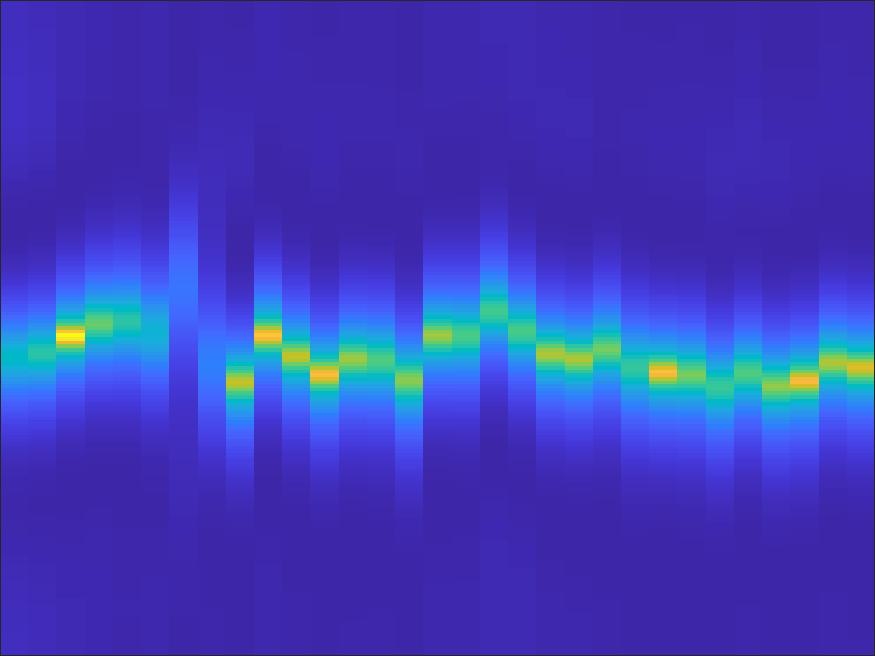
#> input picture pic/h/a108.jpg, 875 x 656 px, given as the content of the folder ./pic_from_448, which was not available
$ python merge_RGB_train_150.py   (older library calls are emulated)
#> lines starting #> are read from the running program, lines starting #| are printed output that depends on the picture; pictures that were not available may be replaced by others from this repository, and a replacement may not be noted
import os
from PIL import Image
import numpy as np

classes = ['h','hq','q','qh','qy','qz','y','yz','z','zy']
source_imgs_dir='./pic_from_448'
target_imgs_dir='./data_from_448'
# 三张图的RGB融合的比例
adv_bili = [1, 1, 1]
# train_test_rate = 0


if not os.path.exists(target_imgs_dir):
    os.mkdir(target_imgs_dir)
if not os.path.exists(os.path.join(target_imgs_dir,"train")):
    os.mkdir(os.path.join(target_imgs_dir,"train"))
if not os.path.exists(os.path.join(target_imgs_dir,"test")):
    os.mkdir(os.path.join(target_imgs_dir,"test"))


for file_set in os.listdir(source_imgs_dir):
    temp_dir = source_imgs_dir + '/' + file_set
    tar_dir = target_imgs_dir + '/train/' + file_set
    if not os.path.exists(tar_dir):
        os.mkdir(tar_dir)
    tar_dir = target_imgs_dir + '/test/' + file_set
    if not os.path.exists(tar_dir):
        os.mkdir(tar_dir)
    print(f"processing: {file_set}")
    len_t = len(os.listdir(temp_dir)) // 3
    # print(len_t)
    for i, file in enumerate(os.listdir(temp_dir)):
        if not 'a' in file:
            continue
        file1 = file
        file2 = file.replace('a','d')
        file3 = file.replace('a','v')
        img1 = Image.open(temp_dir + '/' + file1).convert('L')
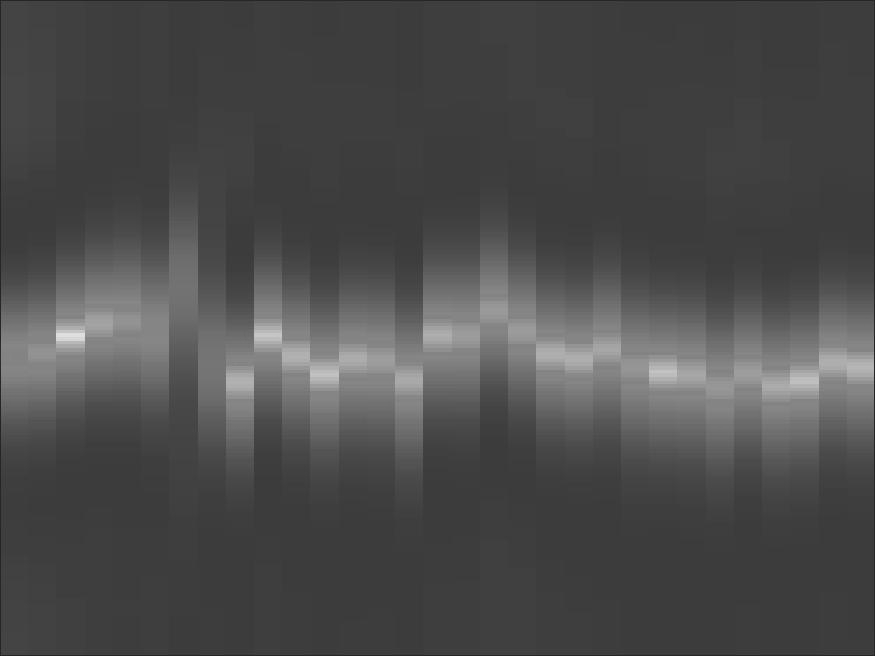
#> img1: PIL image 875x656 L; min 26, max 228, mean 75.8
        img2 = Image.open(temp_dir + '/' + file2).convert('L')
        img3 = Image.open(temp_dir+ '/' + file3).convert('L')
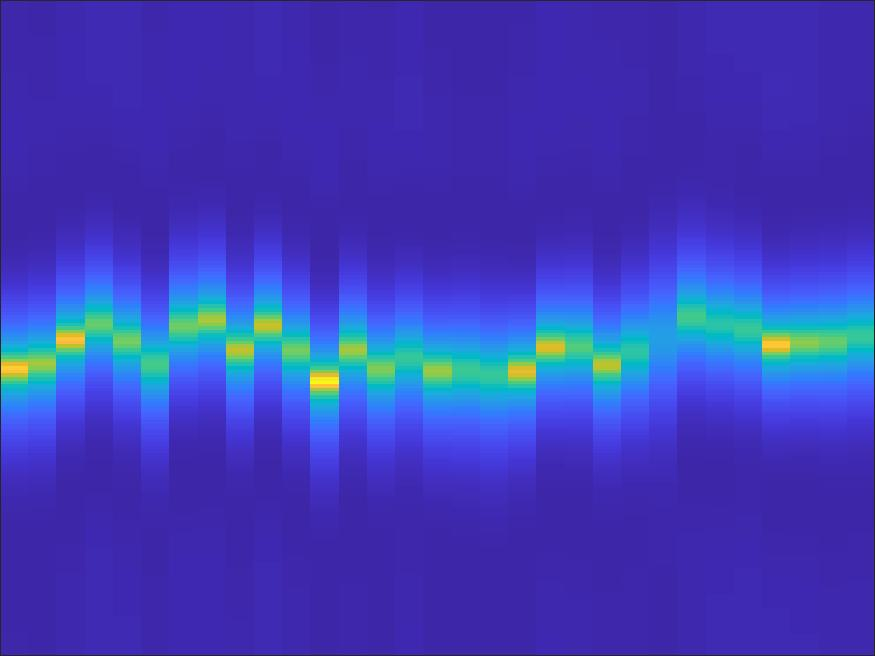
#> input picture pic/h/a109.jpg, 875 x 656 px, given in place of v108.jpg, which was not available
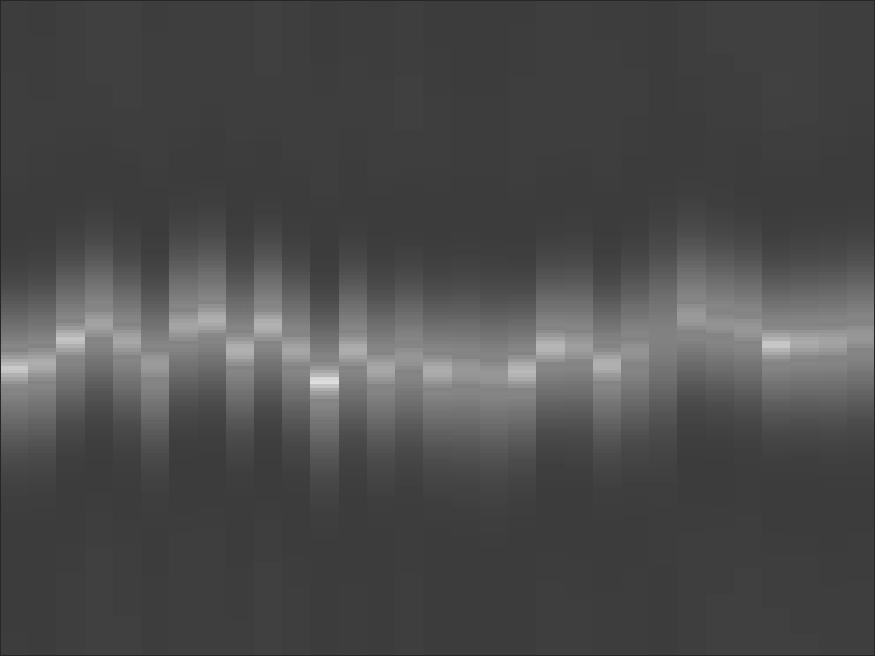
#> img3: PIL image 875x656 L; min 30, max 225, mean 75.6
        img = Image.merge('RGB',[img1,img2,img3])
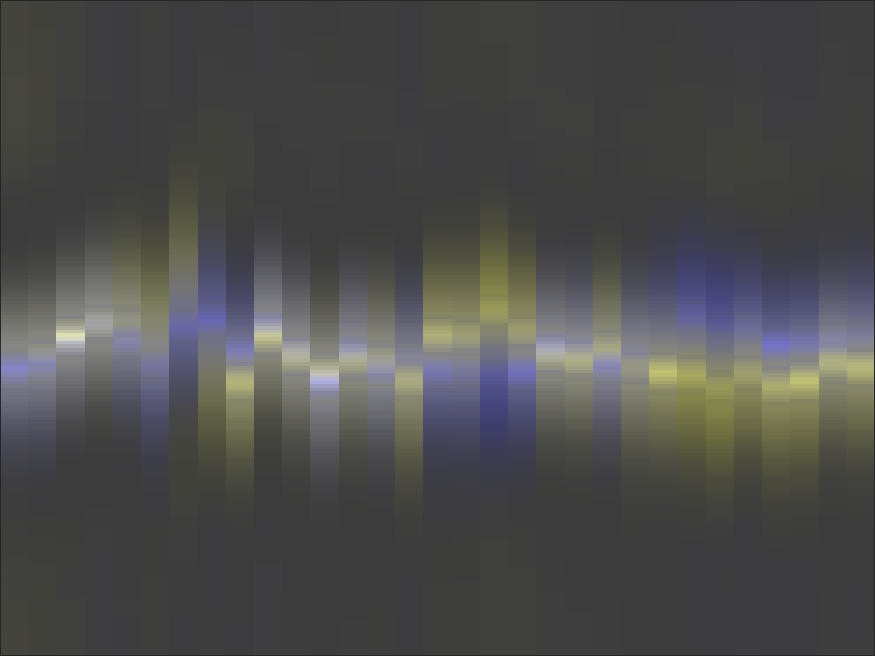
#> img: PIL image 875x656 RGB; mean R, G, B 75.8, 75.8, 75.6

	    # [9 lines of commented-out code are left out]
        out = img
        out = Image.fromarray(np.uint8(out))
        # if i < len_t * train_test_rate:
        if i < 150:
            out.save(target_imgs_dir + '/train/' + file_set + '/' + file.replace('a',''))
        else:
            out.save(target_imgs_dir + '/test/' + file_set + '/' + file.replace('a',''))

print("all done!")
